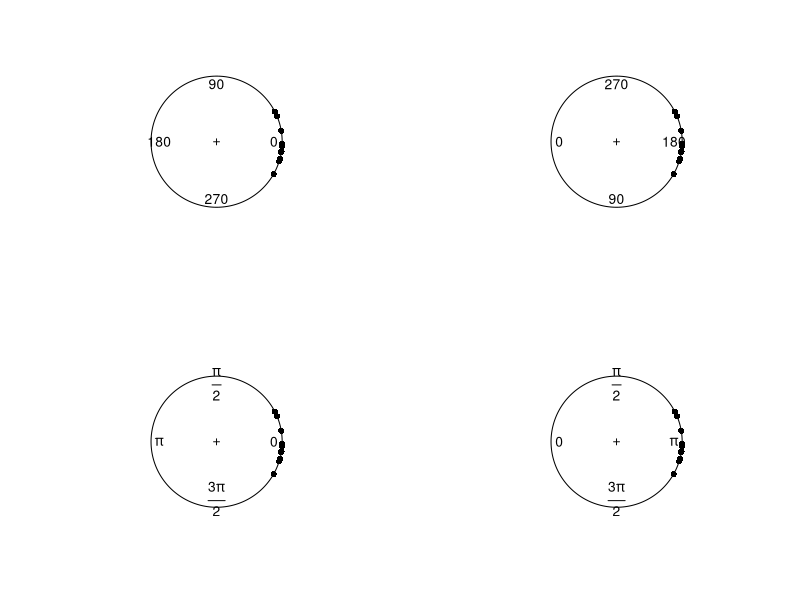

The R script that drew this image:
library(circular)


### Name: conversion.circular
### Title: Unit of Measure Conversion for Circular Data and other
###   conversions
### Aliases: conversion.circular
### Keywords: misc

### ** Examples

x <- rvonmises(n=10, mu=circular(0), kappa=9, control.circular=list(units="degrees"))
par(mfcol=c(2, 2))
plot(x)
y <- conversion.circular(x) # only the unit is changed (to radians) and 
####### the data converted.
plot(y)
z <- conversion.circular(x, units="degrees", zero=pi) # only the zero is changed and 
####### the data converted.
plot(z)
w <- conversion.circular(x, zero=pi, rotation="clock") # zero and rotation is 
####### changed and the data converted.
plot(w)
